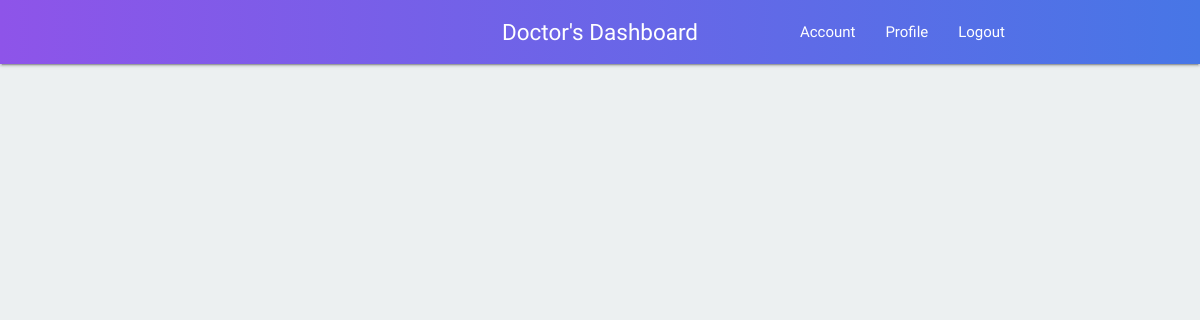
Before: /doc_profile.php (signed in) with the older database file.
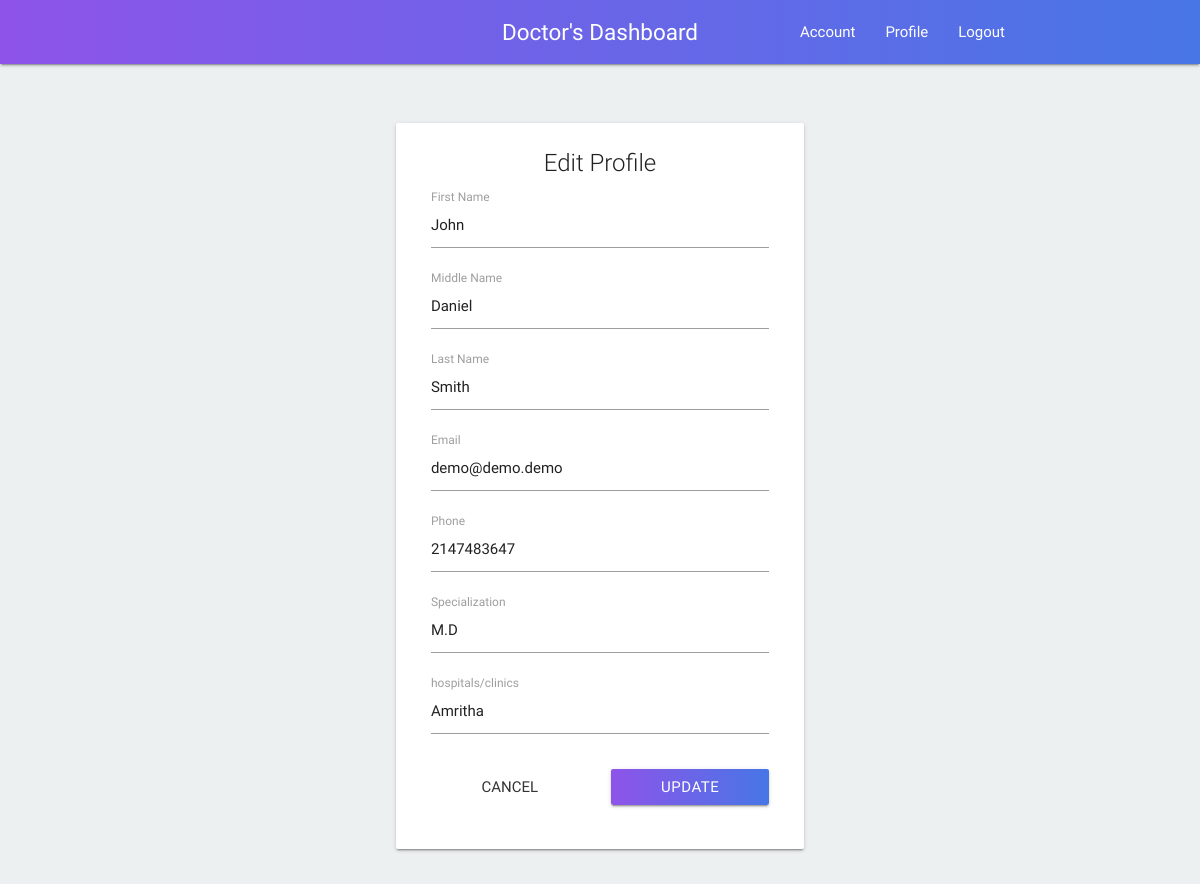
After: the same page with the newer database file.
### tables this page shows
CREATE TABLE `doctor_record` (
  `r_id` int(255) NOT NULL,
  `d_id` int(255) NOT NULL,
  `first_name` varchar(200) NOT NULL,
  `middle_name` varchar(200) NOT NULL,
  `last_name` varchar(200) NOT NULL,
  `Specialization` varchar(200) NOT NULL,
  `hospitals/clinics` varchar(200) NOT NULL,
  `phone` int(100) NOT NULL,
  `email` varchar(200) NOT NULL
);

### doc_profile.php (the view, shortened to what this page needs)
<?php
include_once("config.php");
include_once("nav.php");
?>
<div class="container">
    <div class="row" style="margin-top: 1%;">
        <?php
        $d_id = $_SESSION['id'];
        $res_profile = mysqli_query($mysqli, "SELECT * FROM `doctor_record` WHERE `d_id` LIKE '" . $d_id . "'");
        $doctor = mysqli_fetch_array($res_profile)
        ?>
        <?php
        if (mysqli_num_rows($res_profile) > 0) {
            ?>
            <div class="col s12 m6 offset-m3" style="margin-top: 5%">
                <div class="card hoverable" id="login">
                    <div class="card-content">
                        <span class="card-title center-align">Edit Profile</span>
                        <div class="row">
                            <form class="col s12" action="doc_profile_edit.php" method="post">
                                <div class="input-field col s12">
                                    <input id="first_name" type="text" name="f_name" value="<?php echo $doctor['first_name']?>">
                                    <label for="first_name">First Name</label>
                                </div>
                                <div class="input-field col s12">
                                    <input id="first_name" type="text" name="m_name" value="<?php echo $doctor['middle_name']?>">
                                    <label for="first_name">Middle Name</label>
                                </div>
                                <div class="input-field col s12">
                                    <input id="last_name" type="text" name="l_name" value="<?php echo $doctor['last_name']?>">
                                    <label for="last_name">Last Name</label>
                                </div>
                                <div class="input-field col s12">
                                    <input id="email" type="email" name="email" value="<?php echo $doctor['email']?>">
                                    <label for="email">Email</label>
                                </div>
                                <div class="input-field col s12">
                                    <input id="phone" type="number" name="phone" value="<?php echo $doctor['phone']?>">
                                    <label for="phone">Phone</label>
                                </div>
                                <div class="input-field col s12">
                                    <input id="height" type="text" name="spcl" value="<?php echo $doctor['Specialization']?>">
                                    <label for="height">Specialization</label>
                                </div>
                                <div class="input-field col s12">
                                    <input id="weight" type="text" name="horc" value="<?php echo $doctor['hospitals/clinics']?>">
                                    <label for="weight">hospitals/clinics</label>
                                </div>
                                <div class="input-field col s6 center">
                                    <a href="./doc_dash.php" class="waves-effect waves-light btn-flat">Cancel</a>
                                </div>
                                <div class="input-field col s6">
                                    <input class="btn col s12 c-gradient" type="submit"
                                           name="Submit" value="Update">
                                </div>
                            </form>
                        </div>
                    </div>
                </div>
            </div>
            <?php
        }
        ?>
    </div>
</div>
<?php
include_once("footer.php");
?>

Changed rows visible on the page:
added doctor_record: f_name "John", m_name "Daniel", l_name "Smith", email "demo@demo.demo", phone "2147483647", spcl "M.D", horc "Amritha"
Other visible differences:
form field Submit: (not shown) → "Update"
text now shown: "Edit Profile First Name Middle Name Last Name Email Phone Specialization hospitals/clinics CANCEL"
